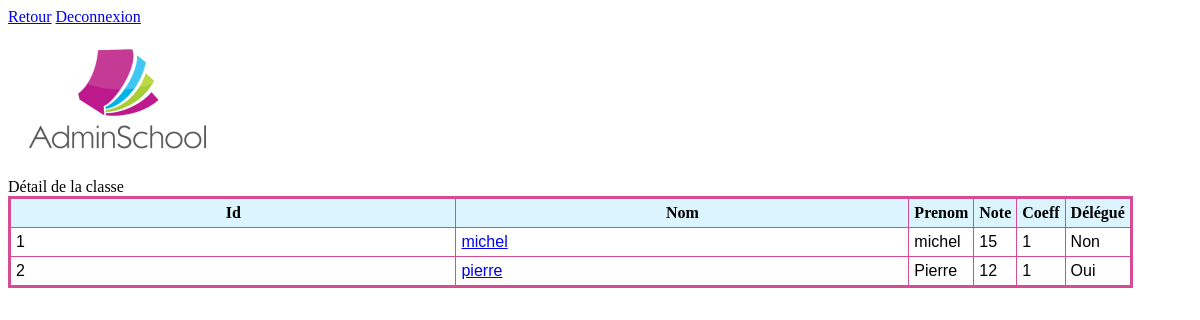
The page /classRoomDetail?id=1 (signed in) on the database its author committed.
### tables this page shows
CREATE TABLE `note` (
  `id` int(11) NOT NULL,
  `idTeacher` int(11) NOT NULL,
  `idStudent` int(11) NOT NULL,
  `note` int(11) NOT NULL,
  `coeff` int(11) NOT NULL,
  `comment` varchar(255) DEFAULT NULL,
  `isValidate` tinyint(11) NOT NULL DEFAULT '0',
  `date` timestamp NOT NULL DEFAULT CURRENT_TIMESTAMP
);

CREATE TABLE `student` (
  `id` int(11) NOT NULL,
  `firstName` varchar(255) NOT NULL,
  `lastName` varchar(255) NOT NULL,
  `pass` varchar(255) NOT NULL,
  `idClassRoom` int(11) NOT NULL,
  `isDelegate` tinyint(4) NOT NULL DEFAULT '0'
);

### class/Teacher.php (called while the page is built, shortened)
<?php
class Teacher extends Person {
    public function getAllStudentByClass($bdd, $idClassRoom) {
        $resultat = $bdd->prepare("SELECT
                                    s.id,
                                    s.firstName,
                                    s.lastName,
                                    s.isDelegate,
                                    n.note,
                                    n.coeff
                                FROM student s
                                    JOIN note n ON n.idStudent=s.id
                                WHERE s.idClassRoom = ? AND n.idTeacher = ?");
        $resultat->execute(array($idClassRoom, parent::getId()));
        return $resultat->fetchAll();
    }
}

### class/Person.php (called while the page is built, shortened)
<?php
class Person
{
    private $_id;
    function getId()
    {
        return $this->_id;
    }
}

### classRoomDetail.php (the view)
<?php
include("template/header.php");
if (isset($_SESSION['connected_id']) && !empty($_SESSION['connected_id']) && ($_SESSION['connected_type'] == "teacher" || $_SESSION['connected_type'] == "admin") && isset($_GET["id"]) && !empty($_GET["id"])) {
    $person = unserialize($_SESSION['connected_objet']);
    $classRoom = $person->getAllStudentByClass($bdd, intval($_GET["id"]));
    ?>
    <div class="buttonleft">
        <a href="affichageClass.php">Retour</a>
        <a href="index.php">Deconnexion</a>
    </div>
    <img src="images/logo.png" alt="">
    <br>
    Détail de la classe
    <table>
        <thead>
            <tr>
                <th> Id </th>
                <th> Nom </th>
                <th> Prenom </th>
                <th> Note </th>
                <th> Coeff </th>
                <th> Délégué </th>
            </tr>
        </thead>
        <tbody>
            <?php
            foreach ($classRoom as $value) {
                ?>
                <tr>
                    <td> <?= $value["id"] ?> </td>
                    <td> <a href="studentDetail?id=<?= intval($value["id"]) ?>" > <?= $value["lastName"] ?> </a> </td>
                    <td> <?= $value["firstName"] ?> </td>
                    <td> <?= $value["note"] ?> </td>
                    <td> <?= $value["coeff"] ?> </td>
                    <td> <?= $value["isDelegate"] == 1 ? "Oui" : "Non" ?></td>
                </tr>
                <?php
            }
            ?>
        </tbody>
    </table>
    <?php
} else {
    header("Location: index.php");
}
?>

### style/style.css (style rules this page uses)
table { border: medium solid #D54C95; border-collapse: collapse; width: 95%; }
th { font-family: cursive; border: thin solid #D54C95; width: 50%; padding: 5px; background-color: rgba(81,199,243, 0.2); }
td { font-family: sans-serif; border: thin solid #D54C95; width: 50%; padding: 5px; background-color: #ffffff; }

### rows shown on the page
note: idStudent "1", idStudent.lastName "michel", idStudent.firstName "michel", note "15", coeff "1", shows "Non"
note: idStudent "2", idStudent.lastName "pierre", idStudent.firstName "Pierre", note "12", coeff "1", shows "Oui"
